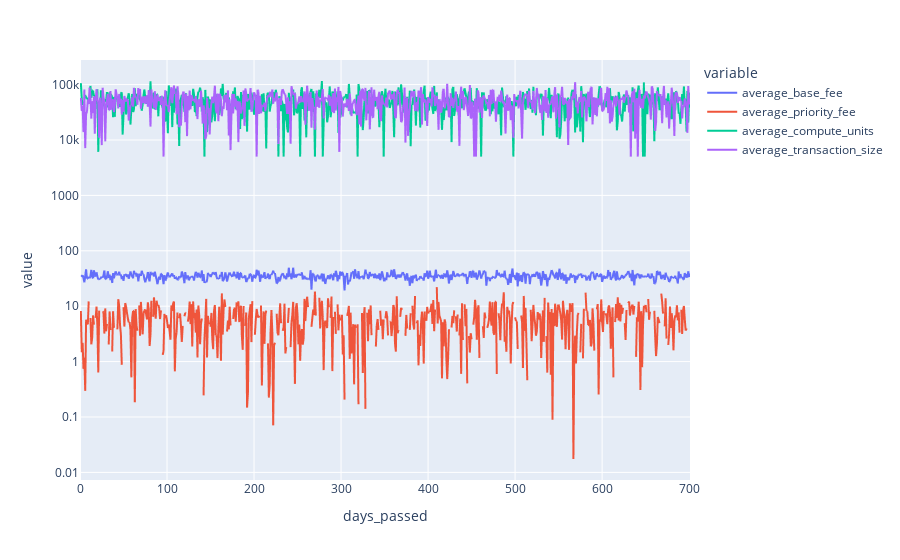

Notebook code for this chart:
### Code cell
px.line(sim_df, x='days_passed', y=[el for el in sim_df.columns if "average" in el],
        log_y=True)

### Figure 1 — Plotly figure (JSON) as saved in the notebook; plotly's stock layout.template omitted (floating-point values rounded to 4 significant figures; data arrays with more than 128 entries replaced by an {"elided": "..."} marker saying what was removed)
{"data": [{"hovertemplate": "variable=average_base_fee<br>days_passed=%{x}<br>value=%{y}<extra></extra>", "legendgroup": "average_base_fee", "line": {"color": "#636efa", "dash": "solid"}, "marker": {"symbol": "circle"}, "mode": "lines", "name": "average_base_fee", "showlegend": true, "type": "scattergl", "x": {"elided": "702 int values"}, "xaxis": "x", "y": {"elided": "702 float values"}, "yaxis": "y"}, {"hovertemplate": "variable=average_priority_fee<br>days_passed=%{x}<br>value=%{y}<extra></extra>", "legendgroup": "average_priority_fee", "line": {"color": "#EF553B", "dash": "solid"}, "marker": {"symbol": "circle"}, "mode": "lines", "name": "average_priority_fee", "showlegend": true, "type": "scattergl", "x": {"elided": "702 int values"}, "xaxis": "x", "y": {"elided": "702 float values"}, "yaxis": "y"}, {"hovertemplate": "variable=average_compute_units<br>days_passed=%{x}<br>value=%{y}<extra></extra>", "legendgroup": "average_compute_units", "line": {"color": "#00cc96", "dash": "solid"}, "marker": {"symbol": "circle"}, "mode": "lines", "name": "average_compute_units", "showlegend": true, "type": "scattergl", "x": {"elided": "702 int values"}, "xaxis": "x", "y": {"elided": "702 float values"}, "yaxis": "y"}, {"hovertemplate": "variable=average_transaction_size<br>days_passed=%{x}<br>value=%{y}<extra></extra>", "legendgroup": "average_transaction_size", "line": {"color": "#ab63fa", "dash": "solid"}, "marker": {"symbol": "circle"}, "mode": "lines", "name": "average_transaction_size", "showlegend": true, "type": "scattergl", "x": {"elided": "702 int values"}, "xaxis": "x", "y": {"elided": "702 float values"}, "yaxis": "y"}], "layout": {"legend": {"title": {"text": "variable"}, "tracegroupgap": 0}, "margin": {"t": 60}, "xaxis": {"anchor": "y", "domain": [0, 1], "title": {"text": "days_passed"}}, "yaxis": {"anchor": "x", "domain": [0, 1], "title": {"text": "value"}, "type": "log"}}}
